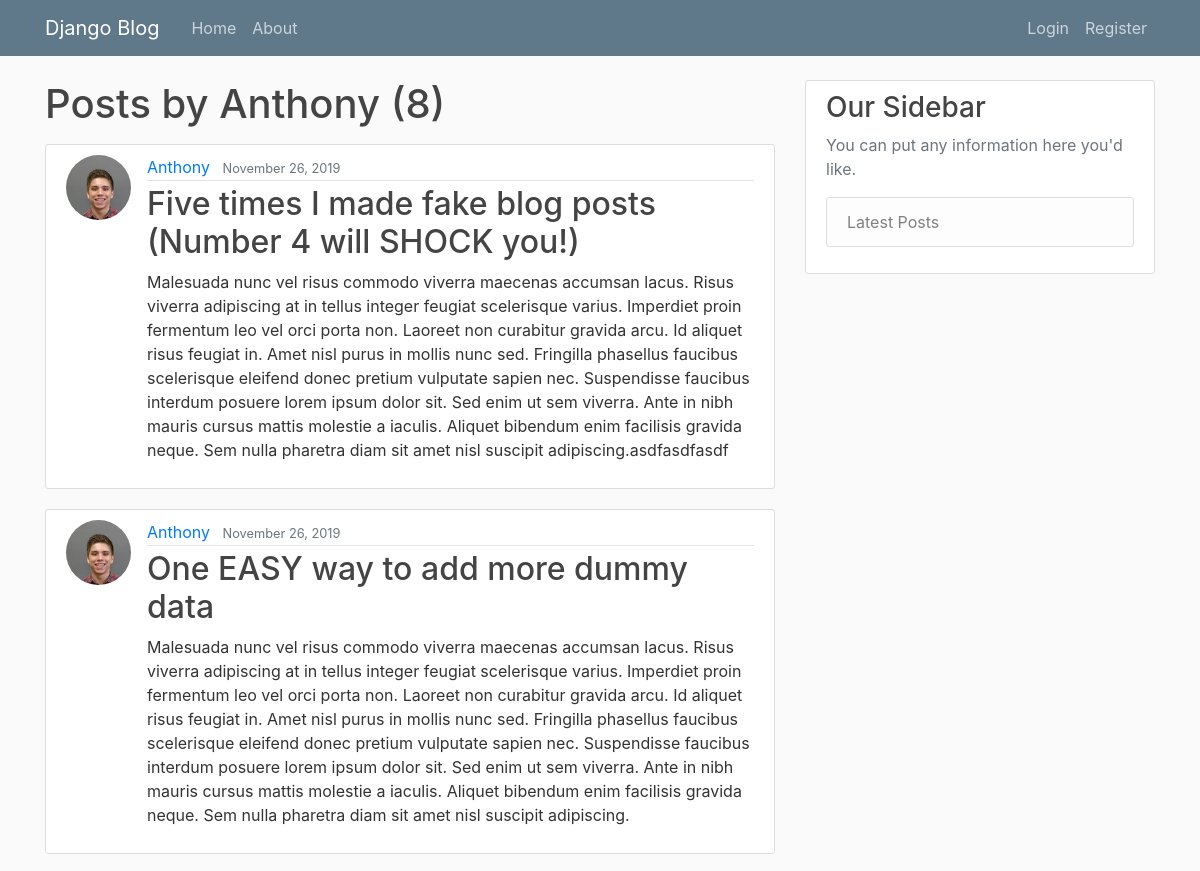
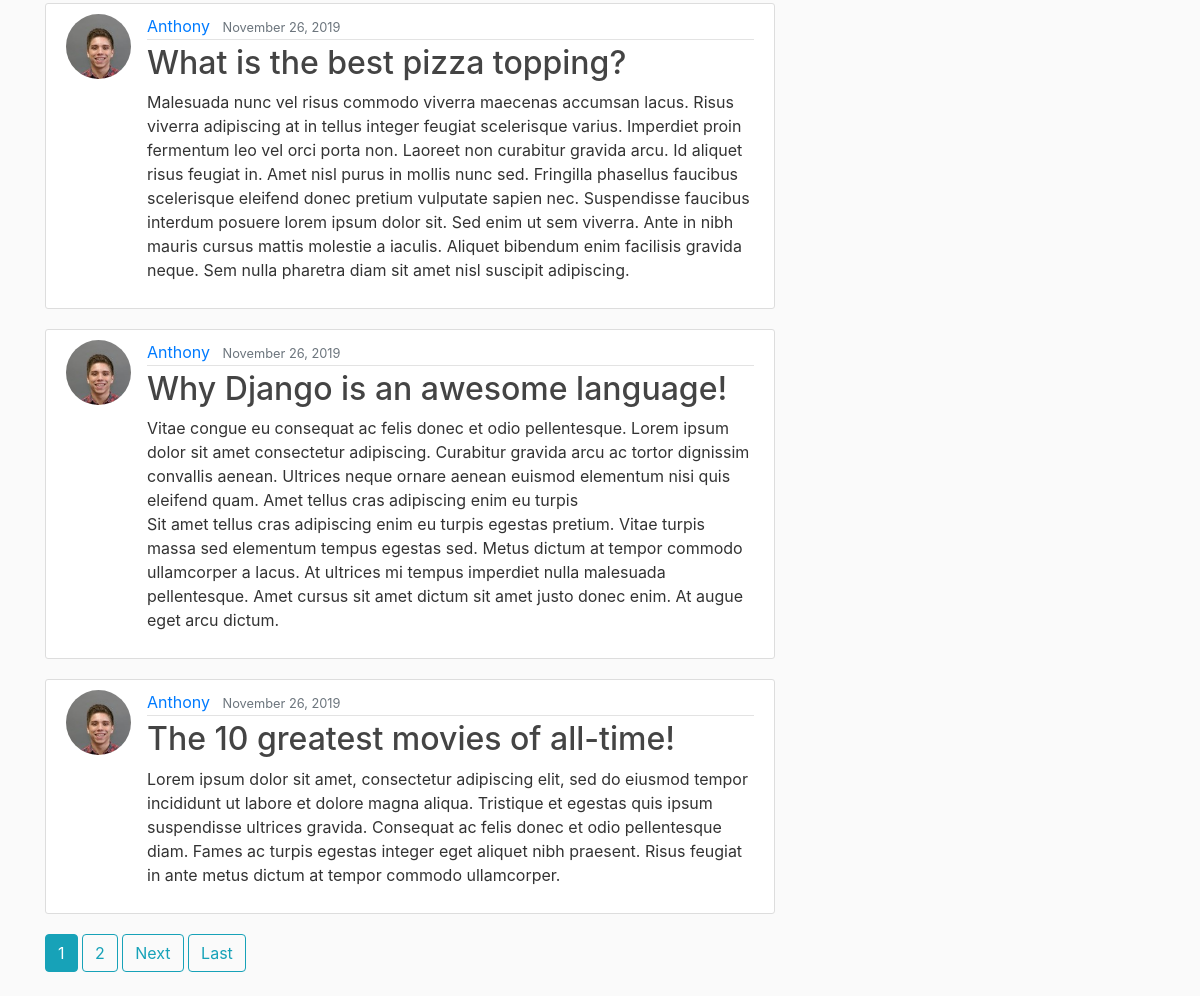
Screenshot of /user/Anthony with the database file from the repository (2 pictures, top to bottom).
### blog/models.py (models this page shows, shortened)
class Post(models.Model):
    title = models.CharField(max_length=100)
    content = models.TextField()
    date_posted = models.DateTimeField(default=timezone.now)
    author = models.ForeignKey(User, on_delete=models.CASCADE)

### users/models.py (models this page shows, shortened)
class Profile(models.Model):
    user = models.OneToOneField(User, on_delete=models.CASCADE)
    image = models.ImageField(default='default.jpg', upload_to='profile_pics')

### blog/views.py (the view)
# urls.py: path('user/<str:username>', UserPostListView.as_view(), name='user-posts'),
class UserPostListView(ListView):
    model = Post
    template_name = 'blog/user_posts.html'  # <app>/<model>_<viewtype>.html
    context_object_name = 'posts'
    paginate_by = 5
    def get_queryset(self):
        user = get_object_or_404(User, username=self.kwargs.get('username'))
        return Post.objects.filter(author=user).order_by('-date_posted')

### blog/templates/blog/user_posts.html (shortened to what this page needs)
{% extends "blog/base.html" %}
{% block content %}
    <h1 class="mb-3">Posts by {{ view.kwargs.username }} ({{ page_obj.paginator.count }})</h1>
    {% for post in posts %}
        <article class="media content-section">
          <img class="rounded-circle article-img" src="{{ post.author.profile.image.url }}">
          <div class="media-body">
            <div class="article-metadata">
              <a class="mr-2" href="{% url 'user-posts' post.author.username %}">{{ post.author }}</a>
              <small class="text-muted">{{ post.date_posted|date:"F d, Y" }}</small>
            </div>
            <h2><a class="article-title" href="{% url 'post-detail' post.id %}">{{ post.title }}</a></h2>
            <p class="article-content">{{ post.content }}</p>
          </div>
        </article>
    {% endfor %}
    {% if is_paginated %}
      {% for num in page_obj.paginator.page_range %}
        {% if page_obj.number == num %}
          <a class="btn btn-info mb-4" href="?page={{ num }}">{{ num }}</a>
        {% elif num > page_obj.number|add:'-3' and num < page_obj.number|add:'3' %}
          <a class="btn btn-outline-info mb-4" href="?page={{ num }}">{{ num }}</a>
        {% endif %}
      {% endfor %}
      {% if page_obj.has_next %}
        <a class="btn btn-outline-info mb-4" href="?page={{ page_obj.next_page_number }}">Next</a>
        <a class="btn btn-outline-info mb-4" href="?page={{ page_obj.paginator.num_pages }}">Last</a>
      {% endif %}
    {% endif %}
{% endblock content %}

### blog/static/blog/main.css (style rules this page uses)
body { background: #fafafa; color: #333333; margin-top: 5rem; }
h1, h2, h3, h4, h5, h6 { color: #444444; }
.content-section { background: #ffffff; padding: 10px 20px; border: 1px solid #dddddd; border-radius: 3px; margin-bottom: 20px; }
.article-title { color: #444444; }
.article-content { white-space: pre-line; }
.article-img { height: 65px; width: 65px; margin-right: 16px; }
.article-metadata { padding-bottom: 1px; margin-bottom: 4px; border-bottom: 1px solid #e3e3e3 }

### rows the page displays
Post: author.profile.image (picture), author "Anthony", date_posted "November 26, 2019", title "Five times I made fake blog posts (Number 4 will SHOCK you!)", content "Malesuada nunc vel risus commodo viverra maecenas accumsan lacus. Risus viverra adipiscing at in tellus integer feugiat scelerisque varius. Imperdiet proin fermentum leo vel orci porta non. Laoreet non curabitur gravida arcu. Id aliquet risus feugiat in. Amet nisl purus in mollis nunc sed. Fringilla phasellus faucibus scelerisque eleifend donec pretium vulputate sapien nec. Suspendisse faucibus interdum posuere lorem ipsum dolor sit. Sed enim ut sem viverra. Ante in nibh mauris cursus mattis molestie a iaculis. Aliquet bibendum enim facilisis gravida neque. Sem nulla pharetra diam sit amet nisl suscipit adipiscing.asdfasdfasdf"
Post: author.profile.image (picture), author "Anthony", date_posted "November 26, 2019", title "One EASY way to add more dummy data", content "Malesuada nunc vel risus commodo viverra maecenas accumsan lacus. Risus viverra adipiscing at in tellus integer feugiat scelerisque varius. Imperdiet proin fermentum leo vel orci porta non. Laoreet non curabitur gravida arcu. Id aliquet risus feugiat in. Amet nisl purus in mollis nunc sed. Fringilla phasellus faucibus scelerisque eleifend donec pretium vulputate sapien nec. Suspendisse faucibus interdum posuere lorem ipsum dolor sit. Sed enim ut sem viverra. Ante in nibh mauris cursus mattis molestie a iaculis. Aliquet bibendum enim facilisis gravida neque. Sem nulla pharetra diam sit amet nisl suscipit adipiscing."
Post: author.profile.image (picture), author "Anthony", date_posted "November 26, 2019", title "What is the best pizza topping?", content "Malesuada nunc vel risus commodo viverra maecenas accumsan lacus. Risus viverra adipiscing at in tellus integer feugiat scelerisque varius. Imperdiet proin fermentum leo vel orci porta non. Laoreet non curabitur gravida arcu. Id aliquet risus feugiat in. Amet nisl purus in mollis nunc sed. Fringilla phasellus faucibus scelerisque eleifend donec pretium vulputate sapien nec. Suspendisse faucibus interdum posuere lorem ipsum dolor sit. Sed enim ut sem viverra. Ante in nibh mauris cursus mattis molestie a iaculis. Aliquet bibendum enim facilisis gravida neque. Sem nulla pharetra diam sit amet nisl suscipit adipiscing."
Post: author.profile.image (picture), author "Anthony", date_posted "November 26, 2019", title "Why Django is an awesome language!", content "Vitae congue eu consequat ac felis donec et odio pellentesque. Lorem ipsum dolor sit amet consectetur adipiscing. Curabitur gravida arcu ac tortor dignissim convallis aenean. Ultrices neque ornare aenean euismod elementum nisi quis eleifend quam. Amet tellus cras adipiscing enim eu turpis Sit amet tellus cras adipiscing enim eu turpis egestas pretium. Vitae turpis massa sed elementum tempus egestas sed. Metus dictum at tempor commodo ullamcorper a lacus. At ultrices mi tempus imperdiet nulla malesuada pellentesque. Amet cursus sit amet dictum sit amet justo donec enim. At augue eget arcu dictum."
Post: author.profile.image (picture), author "Anthony", date_posted "November 26, 2019", title "The 10 greatest movies of all-time!", content "Lorem ipsum dolor sit amet, consectetur adipiscing elit, sed do eiusmod tempor incididunt ut labore et dolore magna aliqua. Tristique et egestas quis ipsum suspendisse ultrices gravida. Consequat ac felis donec et odio pellentesque diam. Fames ac turpis egestas integer eget aliquet nibh praesent. Risus feugiat in ante metus dictum at tempor commodo ullamcorper."

### other values shown
{{ view.kwargs.username }} "Anthony"
{{ page_obj.paginator.count }} "8"
{{ num }} "1"
{{ num }} "2"
